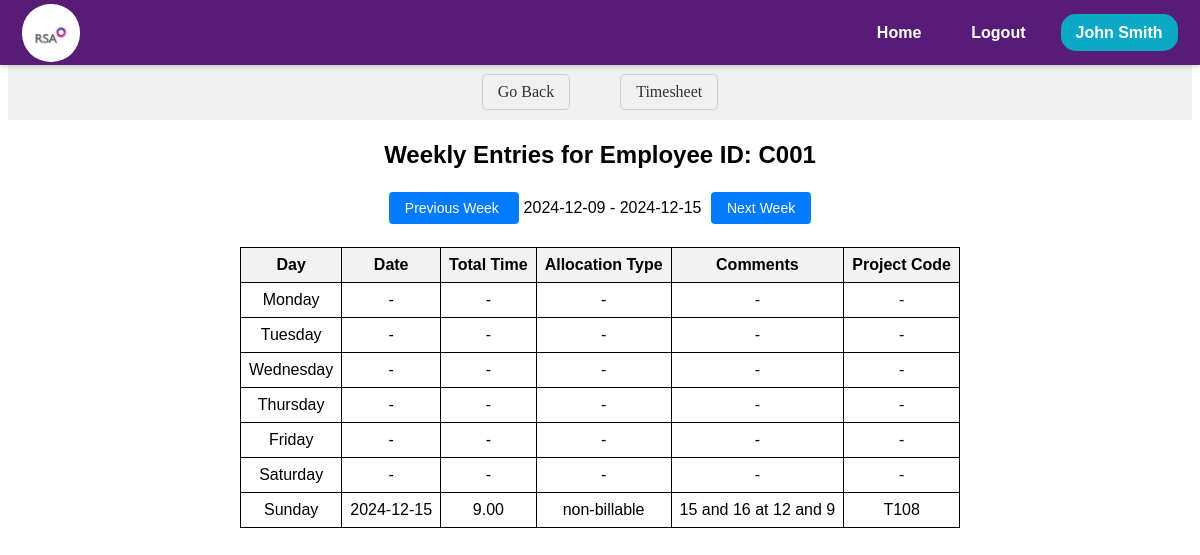
Screenshot of /timesheet/manage_repotree/employee_entries/C001?selected_date=2024-12-09 (signed in) with the database file from the repository.
### models.py (models this page shows, shortened)
class EMPWD(db.Model, UserMixin):
    __tablename__ = 'EMPWD'
    EMPID = db.Column(db.String(255), primary_key=True)
    username = db.Column(db.String(255), unique=True, nullable=False)
    EName = db.Column(db.String(255))
    DOJRS = db.Column(db.Date)
    DOJSIPL = db.Column(db.Date, nullable=True)
    Profile = db.Column(db.String(255))
    Status = db.Column(db.String(50))
    SIPLLevel = db.Column(db.String(50))
    RSALevel = db.Column(db.String(50))
    EEMail = db.Column(db.String(255))
    IEMail = db.Column(db.String(255))
    Landline = db.Column(db.String(20))
    Mobile = db.Column(db.String(20))
    Ext = db.Column(db.String(10))
    Secretary = db.Column(db.String(255))
    SecretaryID = db.Column(db.String(255))
    SystemID = db.Column(db.String(255))
    Password = db.Column(db.String(255), nullable=False)
    Team = db.Column(db.String(255))
    LineManager = db.Column(db.String(255))
    LineManagerID = db.Column(db.String(255))
    AlternateContatName = db.Column(db.String(255))
    AlternateContatID = db.Column(db.String(255))
    DateofLeavingRSAASIPL = db.Column(db.Date)
    ReasonforLeaving = db.Column(db.String(255))
    LineManager2 = db.Column(db.String(255))
    ITAdmin = db.Column(db.String(255))
    HRAdmin = db.Column(db.String(255))
    TrnAdmin = db.Column(db.String(255))
    FinAdmin = db.Column(db.String(255))
    Field6 = db.Column(db.String(255))
    Field7 = db.Column(db.String(255))

class TimesheetEntry(db.Model):
    __tablename__ = 'timesheet_entries'
    Uniq_ID = db.Column(db.String(255), primary_key=True)
    EmpID = db.Column(db.String(10), nullable=False)
    DateofEntry = db.Column(db.Date, nullable=False)
    StartTime = db.Column(db.String(255))
    EndTime = db.Column(db.String(255))
    Hours = db.Column(db.Float)
    Minutes = db.Column(db.Float)
    AllocationType = db.Column(db.String(50))
    Category1 = db.Column(db.String(50))
    Category2 = db.Column(db.String(50))
    Category3 = db.Column(db.String(50))
    ProjectCode = db.Column(db.String(10))
    Category5 = db.Column(db.String(50))
    Category6 = db.Column(db.String(50))
    Comment = db.Column(db.String(255))
    Team = db.Column(db.String(255), nullable=False)
    Status = db.Column(db.String(20))
    SubmitDate = db.Column(db.DateTime, default=lambda: datetime.now(timezone.utc))
    RecordType = db.Column(db.String(50))
    WO_Percent = db.Column(db.Float)
    WO_Units = db.Column(db.Integer)
    NetUnits = db.Column(db.Integer)
    BaseRate = db.Column(db.Float)
    Billed_Label = db.Column(db.String(50))
    WOFF_Reason = db.Column(db.String(255))
    LastUploadDate = db.Column(db.DateTime, onupdate=lambda: datetime.now(timezone.utc))
    LastUpdatedBy = db.Column(db.String(50))
    InvNum =db.Column(db.Float)
    FinalRate = db.Column(db.Float)
    SSMA_TimeStamp = db.Column(db.DateTime )

### app.py (the view)
@app.route('/timesheet/manage_repotree/employee_entries/<emp_id>')
@login_required
def employee_entries(emp_id):
    selected_date_str = request.args.get('selected_date', datetime.utcnow().strftime('%Y-%m-%d'))
    selected_date = datetime.strptime(selected_date_str, '%Y-%m-%d').date()
    week_start = selected_date - timedelta(days=selected_date.weekday())
    week_end = week_start + timedelta(days=6)
    entries = TimesheetEntry.query.filter(
        TimesheetEntry.EmpID == emp_id,
        TimesheetEntry.DateofEntry >= week_start,
        TimesheetEntry.DateofEntry <= week_end
    ).all()
    entries_by_date = []
    for entry in entries:
        entry_data = {
            'date': entry.DateofEntry,
            'day': entry.DateofEntry.strftime('%A'),
            'hours': entry.Hours,
            'minutes': entry.Minutes,
            'allocation_type': entry.AllocationType,
            'comments': entry.Comment,
            'project_code': entry.ProjectCode
        }
        entries_by_date.append(entry_data)
    prev_week_date = week_start - timedelta(days=7)
    next_week_date = week_start + timedelta(days=7)
    return render_template(
        'timesheet/timesheet-manager/employee_entries.html',
        emp_id=emp_id,
        entries_by_date=entries_by_date,
        week_start=week_start,
        week_end=week_end,
        prev_week_date=prev_week_date,
        next_week_date=next_week_date,
         user=current_user
    )

### app.py (called while the page is built)
@app.before_request
def session_management():
    session.permanent = True

@login_manager.user_loader
def load_user(user_id):
    session = db.session
    return session.get(EMPWD, user_id)

### templates/timesheet/timesheet-manager/employee_entries.html (shortened to what this page needs)
<!DOCTYPE html>
<html lang="en">
  <head>
    <link
      rel="stylesheet"
      href="{{ url_for('static', filename='css/timesheet/employee_entries/employee_entries.css') }}"
    />
  </head>
  <body>
    {% include 'navbar/navbar.html' %}
    <nav class="ts-nav-container">
      <div class="ts-nav-center">
        <a onclick="history.back(-1)" class="ts-nav-link">Go Back</a>
        <a href="/timesheet" class="ts-nav-link">Timesheet</a>
      </div>
    </nav>
    <div class="ts-manager-emp-body">
      <div class="ts-manager-emp-entries-container">
        <h1 class="ts-manager-emp-entries-header">
          Weekly Entries for Employee ID: {{ emp_id }}
        </h1>
        <div class="ts-manager-emp-entries-navigation">
          <a
            href="{{ url_for('employee_entries', emp_id=emp_id, selected_date=prev_week_date) }}"
            class="ts-manager-emp-entries-btn"
          >
            Previous Week
          </a>
          <span>{{ week_start }} - {{ week_end }}</span>
          <a
            href="{{ url_for('employee_entries', emp_id=emp_id, selected_date=next_week_date) }}"
            class="ts-manager-emp-entries-btn"
          >
            Next Week
          </a>
        </div>
        <table class="ts-manager-emp-entries-table">
          <tr>
            <th>Day</th>
            <th>Date</th>
            <th>Total Time</th>
            <th>Allocation Type</th>
            <th>Comments</th>
            <th>Project Code</th>
          </tr>
          {% for day in ["Monday", "Tuesday", "Wednesday", "Thursday", "Friday",
          "Saturday", "Sunday"] %}
          <tr>
            <td>{{ day }}</td>
            {% set entry = entries_by_date | selectattr('day', 'equalto', day) |
            first %} {% if entry %}
            <td>{{ entry.date }}</td>
            <td>{{"%.2f" | format(entry.hours + (entry.minutes/60))}}</td>
            <td>{{ entry.allocation_type }}</td>
            <td>{{ entry.comments }}</td>
            <td>{{ entry.project_code }}</td>
            {% else %}
            <td>-</td>
            <td>-</td>
            <td>-</td>
            <td>-</td>
            <td>-</td>
            {% endif %}
          </tr>
          {% endfor %}
        </table>
      </div>
    </div>
  </body>
</html>

### templates/navbar/navbar.html (shortened to what this page needs)
<!DOCTYPE html>
<html lang="en">
  <head>
    <link
      rel="stylesheet"
      href="{{ url_for('static', filename='css/navbar/navbar.css') }}"
    />
  </head>
  <body>
    <header id="navbar">
      <nav class="navbar-container container">
        <a href="/home" class="home-link">
          <div class="navbar-logo">
            <img
              src="{{ url_for('static', filename='images/logo.png') }}"
              alt="Logo"
            />
          </div>
        </a>
        <div class="navbar-links">
          <a class="navbar-link" href="/home">Home</a>
          <a class="navbar-link" href="/logout">Logout</a>
          <div class="navInfo" data-toggle="false">
            <a class="navbar-link-name" href="#">
              <span>{{user.EName}}</span>
            </a>
          </div>
        </div>
      </nav>
    </header>
  </body>
</html>

### static/css/timesheet/employee_entries/employee_entries.css (style rules this page uses)
.ts-manager-emp-body { display: flex; justify-content: center; align-items: center; margin: 0; font-family: Arial, sans-serif; }
.ts-manager-emp-entries-container { text-align: center; }
.ts-manager-emp-entries-header { font-size: 24px; margin-bottom: 20px; }
.ts-manager-emp-entries-navigation { margin: 30px; }
.ts-manager-emp-entries-btn { padding: 8px 16px; margin: 0 5px; text-decoration: none; color: #fff; background-color: #007bff; border: none; border-radius: 4px; font-size: 14px; cursor: pointer; }
.ts-manager-emp-entries-table { border-collapse: collapse; margin: 0 auto; }
.ts-manager-emp-entries-table th, .ts-manager-emp-entries-table td { border: 1px solid #000; padding: 8px; }
.ts-manager-emp-entries-table th { background-color: #f2f2f2; }
.ts-nav-container { margin-top: 64px; margin-bottom: 5px; display: flex; justify-content: center; align-items: center; padding: 10px 20px; background-color: #f0f0f0; }
.ts-nav-center { display: flex; }
.ts-nav-link { margin: 0 25px; text-decoration: none; color: #333; border: 1px solid #ccc; padding: 8px 15px; border-radius: 5px; }

### static/css/navbar/navbar.css (style rules this page uses)
#navbar { --navbar-bg-color: #571c75; --navbar-text-color: #fff; --navbar-text-color-focus: #fff; --navbar-bg-contrast: rgb(255, 0, 85); position: fixed; top: 0; left: 0; right: 0; height: 65px; background-color: var(--navbar-bg-color); box-shadow: 0 2px 4px rgba(0, 0, 0, 0.15); z-index: 99; font-weight: 700; font-family: sans-serif; }
.navbar-container { display: flex; justify-content: space-between; align-items: center; height: 100%; padding: 0 1.4rem; }
.home-link { display: flex; align-items: center; }
.navbar-logo { background-color: var(--navbar-text-color-focus); border-radius: 49%; width: 58px; height: 58px; margin-right: 0.5em; }
.navbar-logo img { width: 46px; margin-top: 0.55rem; margin-left: 0.34rem; }
.navbar-links { display: flex; align-items: center; gap: 20px; }
.navbar-link { color: var(--navbar-text-color); text-decoration: none; border-radius: 15px; padding: 10px 15px; transition: background-color 0.3s ease; border-radius: 15px; }
.navbar-link-name { background-color: #0ca8c7; color: #fff; padding: 10px 15px; border-radius: 15px; text-decoration: none; }
.navInfo { position: relative; color: black; }

### rows the page displays
EMPWD: EName "John Smith"
TimesheetEntry: date "2024-12-15", entry.hours+(entry.minutes/60) "9.00", allocation_type "non-billable", comments "15 and 16 at 12 and 9", project_code "T108"

### other values shown
{{ emp_id }} "C001"
{{ week_start }} "2024-12-09"
{{ week_end }} "2024-12-15"
{{ day }} "Monday" "Tuesday" "Wednesday" "Thursday" "Friday" "Saturday" "Sunday"
